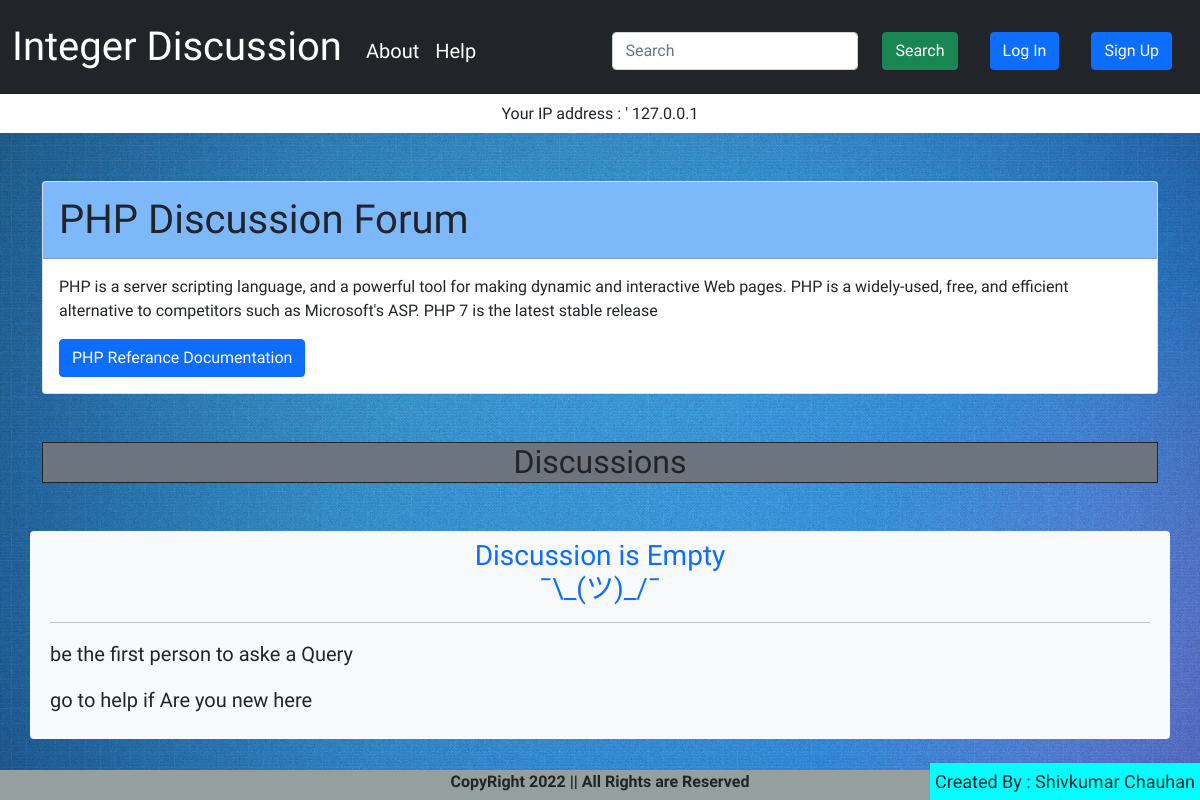
The page /threads.php?thread_id=4 on the database its author committed.
### tables this page shows
CREATE TABLE `categories` (
  `thread_id` int(10) NOT NULL,
  `thread_title` text NOT NULL,
  `thread_description` text NOT NULL,
  `timestamp` timestamp NOT NULL DEFAULT current_timestamp() ON UPDATE current_timestamp(),
  `referance_documentation` text NOT NULL
);

### threads.php (the view, shortened to what this page needs)
<!DOCTYPE html>
<html lang="en">
<head>
    <link href="https://cdn.jsdelivr.net/npm/bootstrap@5.0.0-beta1/dist/css/bootstrap.min.css" rel="stylesheet">
    <link rel="stylesheet" href="style.css">
</head>
<body>
    <?php
    include 'header.php';
    include 'dbconnect.php';
    $thread_id = $_GET['thread_id'];
    ?>
<h3 class="text-center" style="background:white;padding:10px;font-size:inherit;">Your IP address : '
<?php echo $_SERVER['REMOTE_ADDR'];?>
</h3>
    <?php
    $sql = "SELECT*FROM categories WHERE thread_id=$thread_id";
    $result = mysqli_query($conn, $sql);
    while ($row = mysqli_fetch_assoc($result)) {
        $thread_title = $row['thread_title'];
        $thread_description = $row['thread_description'];
        $referance_documentation = $row['referance_documentation'];
        echo ' <div class="container mt-5">
        <div class="card cardhead">
            <div class="card-header fs-1 cardheader">
                ' . $thread_title . ' Discussion Forum
            </div>
            <div class="card-body">
                <p class="card-text">' . $thread_description . '</p>
                <a href="' . $referance_documentation . '" class="btn btn-primary">' . $thread_title . ' Referance Documentation</a>
            </div>
        </div>
    </div>';
    }
    ?>
    <div class="container mt-5">
        <h1 class="fs-2 border border-dark text-center bg-secondary">
            Discussions
        </h1>
    </div>
    <div class="container bg-light rounded-2">
        <?php
        $sql = "SELECT* FROM threads WHERE thread_cat_id=$thread_id ORDER BY topic_id DESC";
        $result = mysqli_query($conn, $sql);
        if (mysqli_num_rows($result) > 0) {
            while ($row = mysqli_fetch_assoc($result)) {
                $topic_id = $row['topic_id'];
                $topic_title = $row['topic_title'];
                $topic_description = $row['topic_description'];
                $posted_by = $row['posted_by'];
                $timestamp = $row['timestamp'];
                echo '
                <div class="media my-5">
                        <div class="media-left d-inline">
                            <img class="media-object" src="https://thumbs.dreamstime.com/b/default-avatar-profile-trendy-style-social-media-user-icon-187599373.jpg" width="40" alt="...">
                        </div>
                        <h4 class="media-heading d-inline"> <a href="thread.php?topic_id=' . $topic_id . '"> <strong>' . $topic_title . '</strong></a></h4>
                        <div class="media-body">' . $topic_description . '
                        </div>
                        <div class="container mt-3">
                            posted by <strong> ' . $posted_by . '</strong> at <strong>' . $timestamp . '</strong>
                        </div>
                    </div>
                    <hr>';
            }
        } else {
            echo '<div class="container p-2 my-5">
            <h3 class="text-primary text-center">
                Discussion is Empty
                <br>¯\_(ツ)_/¯
            </h3>
            <hr>
            <p class="text-dark fs-5">
                be the first person to aske a Query
            </p>
            <p class="text-dark fs-5">
                go to help if Are you new here
            </p>
        </div>';
        }
        ?>
    </div>
    <?php
    include 'footer.php';
    ?>
</body>
</html>

### style.css (style rules this page uses)
body { margin-bottom: 40px; font-family: 'Architects Daughter', cursive; background: url("bg.jpg"); background-repeat: no-repeat; background-size: cover; background-attachment: fixed; word-wrap: break-word; }
.cardheader { background-color: rgb(125 184 251) !important; }

### rows shown on the page
categories: thread_title "PHP", thread_description "PHP is a server scripting language, and a powerful tool for making dynamic and interactive Web pages. PHP is a widely-used, free, and efficient alternative to competitors such as Microsoft's ASP. PHP 7 is the latest stable release"

### other values the page prints
$_SERVER['REMOTE_ADDR'] "127.0.0.1"
